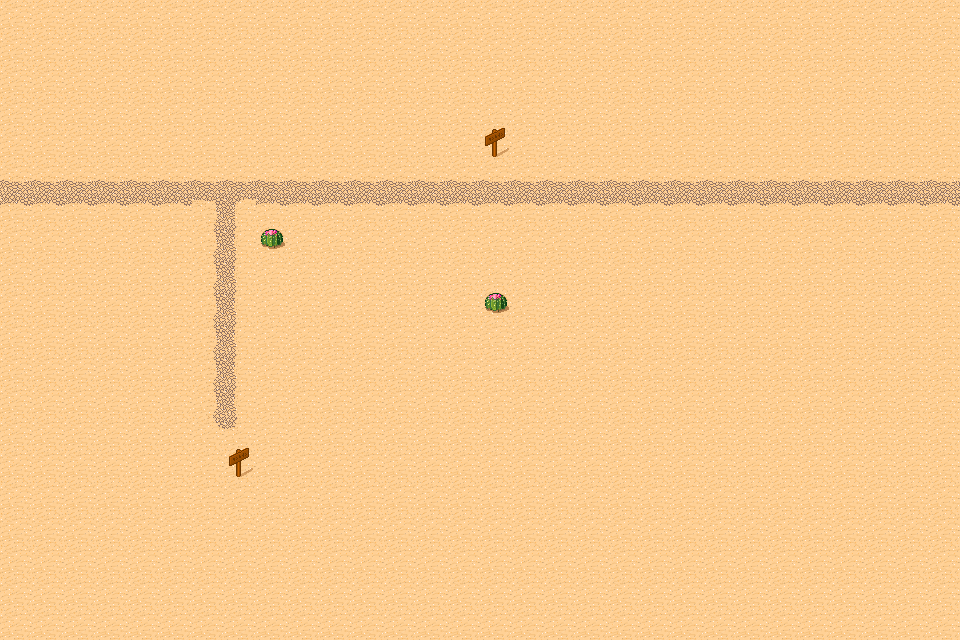

This is a level from a 2D game, rendered from its Tiled map with the project's own tilesets. A one-line summary and the complete map file follow:
An orthogonal 30x20 tile map with 32x32 px tiles, 1 tile layer (Tile Layer 1).

<map version="1.10" tiledversion="1.11.0" orientation="orthogonal" renderorder="right-down" width="30" height="20" tilewidth="32" tileheight="32" infinite="0" nextlayerid="2" nextobjectid="1">
 <tileset firstgid="1" source="tmw_desert_spacing.tsx" />
 <layer id="1" name="Tile Layer 1" width="30" height="20">
  <data encoding="csv">
30,30,30,30,30,30,30,30,30,30,30,30,30,30,30,30,30,30,30,30,30,30,30,30,30,30,30,30,30,30,
30,30,30,30,30,30,30,30,30,30,30,30,30,30,30,30,30,30,30,30,30,30,30,30,30,30,30,30,30,30,
30,30,30,30,30,30,30,30,30,30,30,30,30,30,30,30,30,30,30,30,30,30,30,30,30,30,30,30,30,30,
30,30,30,30,30,30,30,30,30,30,30,30,30,30,30,30,30,30,30,30,30,30,30,30,30,30,30,30,30,30,
30,30,30,30,30,30,30,30,30,30,30,30,30,30,30,46,30,30,30,30,30,30,30,30,30,30,30,30,30,30,
7,7,7,7,7,7,7,7,7,7,7,7,7,7,7,7,7,7,7,7,7,7,7,7,7,7,7,7,7,7,
23,23,23,23,23,23,5,4,23,23,23,23,23,23,23,23,23,23,23,23,23,23,23,23,23,23,23,23,23,23,
30,30,30,30,30,30,14,16,31,30,30,30,30,30,30,30,30,30,30,30,30,30,30,30,30,30,30,30,30,30,
30,30,30,30,30,30,14,16,30,30,30,30,30,30,30,30,30,30,30,30,30,30,30,30,30,30,30,30,30,30,
30,30,30,30,30,30,14,16,30,30,30,30,30,30,30,31,30,30,30,30,30,30,30,30,30,30,30,30,30,30,
30,30,30,30,30,30,14,16,30,30,30,30,30,30,30,30,30,30,30,30,30,30,30,30,30,30,30,30,30,30,
30,30,30,30,30,30,14,16,30,30,30,30,30,30,30,30,30,30,30,30,30,30,30,30,30,30,30,30,30,30,
30,30,30,30,30,30,14,16,30,30,30,30,30,30,30,30,30,30,30,30,30,30,30,30,30,30,30,30,30,30,
30,30,30,30,30,30,22,24,30,30,30,30,30,30,30,30,30,30,30,30,30,30,30,30,30,30,30,30,30,30,
30,30,30,30,30,30,30,46,30,30,30,30,30,30,30,30,30,30,30,30,30,30,30,30,30,30,30,30,30,30,
30,30,30,30,30,30,30,30,30,30,30,30,30,30,30,30,30,30,30,30,30,30,30,30,30,30,30,30,30,30,
30,30,30,30,30,30,30,30,30,30,30,30,30,30,30,30,30,30,30,30,30,30,30,30,30,30,30,30,30,30,
30,30,30,30,30,30,30,30,30,30,30,30,30,30,30,30,30,30,30,30,30,30,30,30,30,30,30,30,30,30,
30,30,30,30,30,30,30,30,30,30,30,30,30,30,30,30,30,30,30,30,30,30,30,30,30,30,30,30,30,30,
30,30,30,30,30,30,30,30,30,30,30,30,30,30,30,30,30,30,30,30,30,30,30,30,30,30,30,30,30,30
</data>
 </layer>
</map>
